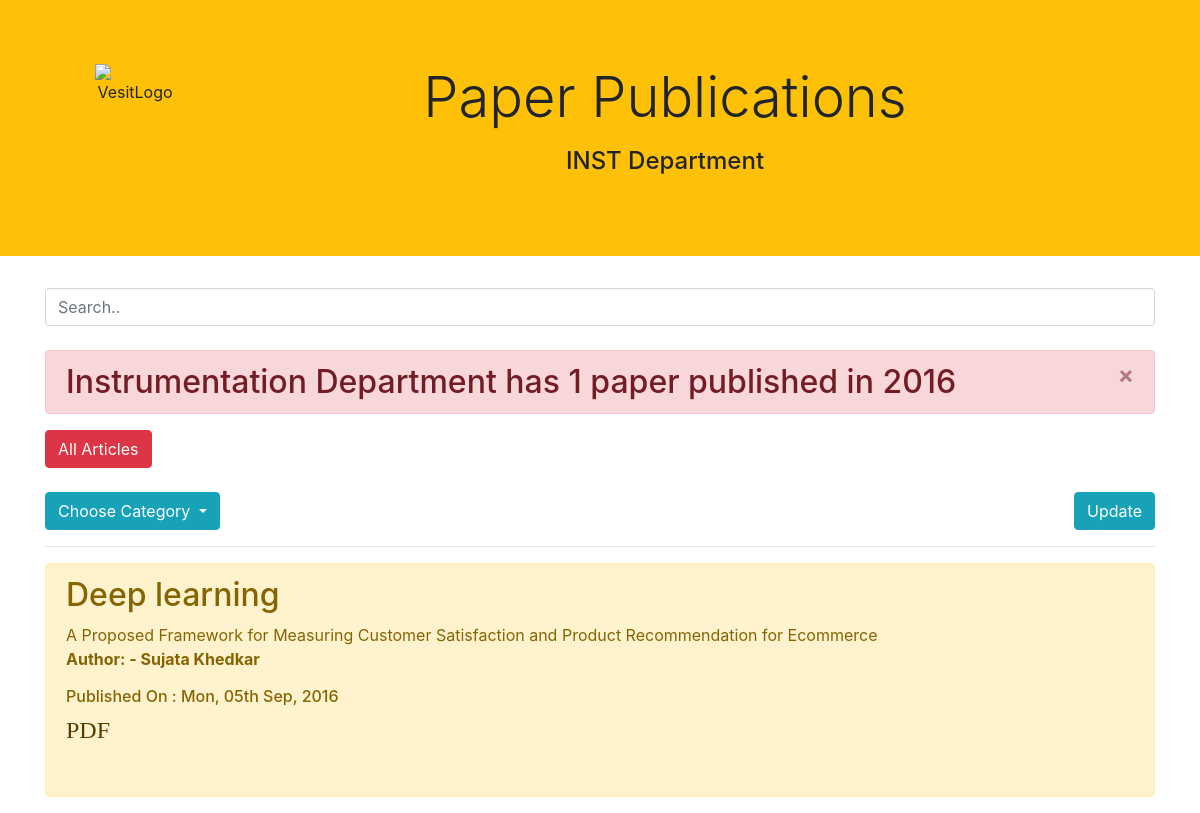
Screenshot of /inst/2016 with the database file from the repository.
### publish/models.py (models this page shows, shortened)
class Article(models.Model):
    id = models.AutoField
    name = models.CharField(max_length=200, blank=False)
    publish_date = models.DateField(default=timezone.now())
    author = models.CharField(max_length=200, blank=False)
    category = models.CharField(max_length=100)
    article_link = models.URLField()

### publish/views.py (the view)
# urls.py: path('<int:id>', views.years, name="year"),
def years(request, id):
    all_articles = Article.objects.all()
    articles = list(filter(lambda a: a.publish_date.year == id, all_articles))
    categories = list(map(lambda a: a.category, articles))
    set_categories = list(set(categories))
    categorical = defaultdict(list)
    for article in articles:
        categorical[article.category].append(article)
    for article in articles:
        categorical[article.category].sort(reverse = True, key = lambda a: a.publish_date)
    params = {'articles': dict(categorical), 'count': len(articles), 'categories': set_categories,'id':id}
    return render(request, 'publish/year.html', params)

### publish/templates/publish/year.html (shortened to what this page needs)
<!doctype html>
<html lang="en">
<head>
    <link rel="stylesheet" href="https://stackpath.bootstrapcdn.com/bootstrap/4.5.0/css/bootstrap.min.css">
</head>
<body>
    <div class="jumbotron jumbotron-fluid bg-warning text-black text-center">
        <div class="container">
            {% load static %}
            <img src='https://lh3.googleusercontent.com/NV3GMIm7Wq6VTQtWc19z3zrYmT3lMEDlzXH-RtkVwKyExLriveE-x6g1UsXXRuiru6Q' class="float-left" alt="VesitLogo" height=150px width=150px>
            <h1 class="display-4">Paper Publications</h1>
            <p class="lead">
                <h4>INST Department</h4>
            </p>
        </div>
    </div>
    <div class="container">
        <input class="form-control" id="myInput" type="text" placeholder="Search.."> {% comment %} divisionButton {% endcomment %}
        <br />
        <h2 class="alert alert-danger alert-dismissible fade show">
            Instrumentation Department has {{ count }} paper{{ count|pluralize }} published in {{ id }}
            <button type="button" class="close" data-dismiss="alert" aria-label="Close">
                <span aria-hidden="true">&times;</span>
            </button>
        </h2>
        <a class="btn btn-danger" href="{% url 'index' %}">
            All Articles
        </a>
        <br />
        <br>
        <div class="dropdown">
            <button class="btn btn-info dropdown-toggle" type="button" id="dropdownMenuButton" data-toggle="dropdown" aria-haspopup="true" aria-expanded="false">
                Choose Category
            </button>
            <a href="{% url 'admin:index' %}" class="btn btn-info float-right">Update</a>
        </div>
        {% for key, values in articles.items %}
        <div id="myDIV">
            <div>
                <hr>
                <div class="alert alert-warning">
                    <h2 class="alert-heading" id="{{ key | upper }}">{{ key }}</h2>
                    {% for article in values %}
                    <p class="text-justify" id='{{ article.publish_date|date:"Y" }}'>
                        {{ article.name }}<br>
                        <b>Author: - {{ article.author }}</b>
                        <h6>Published On : {{ article.publish_date|date:"D, dS M, Y" }}</h6>
                        <a href="{{ article.article_link }}" class="alert-link"><i class="material-icons">PDF</i></a>
                    </p>
                    <br> {% endfor %}
                </div>
            </div>
        </div>
        {% endfor %}
</body>
</html>

### publish/templates/publish/year.html (style rules this page uses)
img { height: 100px; width: 80px; margin-left: 50px; }

### rows the page displays
Article: category "Deep learning", name "A Proposed Framework for Measuring Customer Satisfaction and Product Recommendation for Ecommerce", author "Sujata Khedkar", publish_date "Mon, 05th Sep, 2016"

### other values shown
{{ count }} "1"
{{ id }} "2016"
